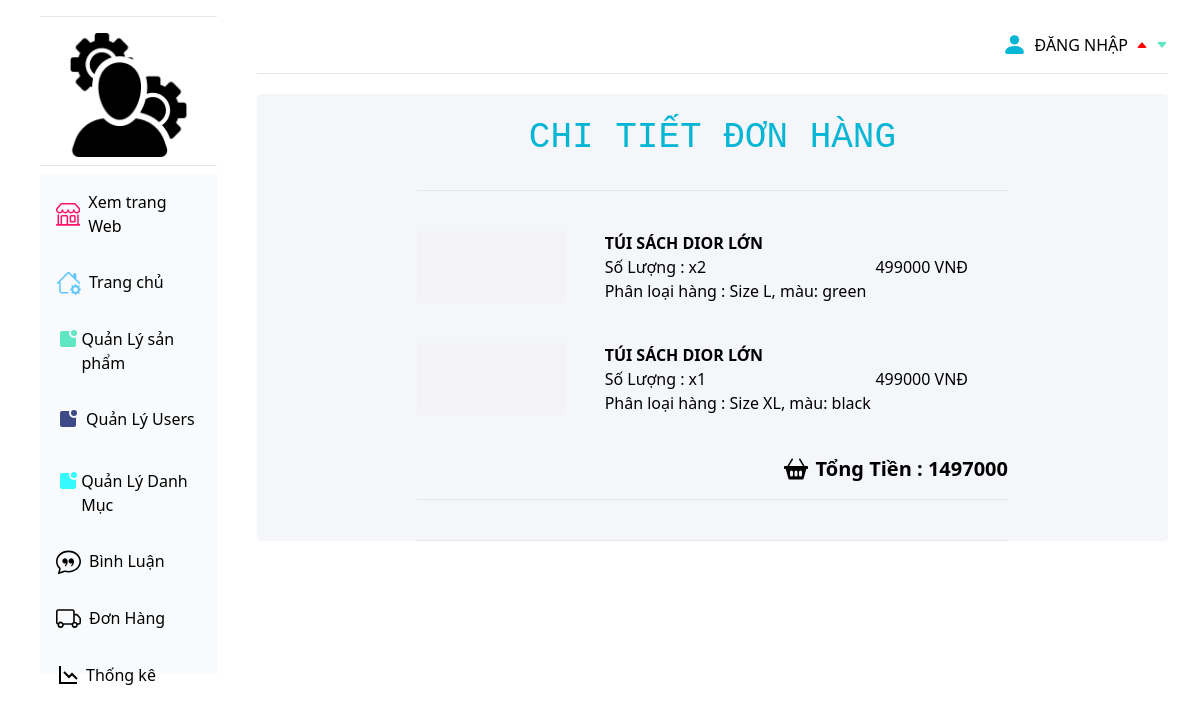
Screenshot of /admin/index.php?act=detail_order&code_cart=8639 with the database file from the repository.
### tables this page shows
CREATE TABLE `detail_order` (
  `id` int(11) NOT NULL,
  `id_product` int(11) DEFAULT NULL,
  `id_order` int(11) DEFAULT NULL,
  `quanlity` int(11) DEFAULT NULL,
  `size` varchar(20) DEFAULT NULL,
  `color` varchar(20) DEFAULT NULL
);

CREATE TABLE `product` (
  `id` int(11) NOT NULL,
  `id_categories` int(11) DEFAULT NULL,
  `product_name` varchar(255) DEFAULT NULL,
  `product_price` varchar(255) DEFAULT NULL,
  `product_price_sale` varchar(255) DEFAULT NULL,
  `description` text DEFAULT NULL,
  `origin` varchar(255) DEFAULT NULL,
  `image` varchar(255) DEFAULT NULL,
  `image2` varchar(255) DEFAULT NULL,
  `image3` varchar(255) DEFAULT NULL,
  `view` int(11) NOT NULL
);

### guest/pdo.php (called while the page is built, shortened)
<?php
function pdo_get_connection()
{
    $dburl = "mysql:host=localhost;dbname=duan1;charset=utf8";
    $username = 'root';
    $password = '';
    $conn = new PDO($dburl, $username, $password);
    $conn->setAttribute(PDO::ATTR_ERRMODE, PDO::ERRMODE_EXCEPTION);
    return $conn;
}
function pdo_query($sql)
{
    $sql_args = array_slice(func_get_args(), 1);
    try {
        $conn = pdo_get_connection();
        $stmt = $conn->prepare($sql);
        $stmt->execute($sql_args);
        $rows = $stmt->fetchAll();
        return $rows;
    } catch (PDOException $e) {
        throw $e;
    } finally {
        unset($conn);
    }
}

### guest/order.php (called while the page is built, shortened)
<?php
function loadone_order($id)
{
    $sql = "SELECT * FROM `detail_order`,`product` WHERE `detail_order`.id_product = `product`.id and id_order=".$id;
    $bill = pdo_query($sql);
    return $bill;
}

### admin/order/detail_order.php (the view, shortened to what this page needs)
            <div class="home mt-5 mr-8 bg-[#F4F6FA] h-auto rounded">
                <h1 class="text-center text-cyan-500 pt-6 pb-8  text-4xl "
                    style="font-family: 'Courier New', Courier, monospace">CHI TIẾT ĐƠN HÀNG</h1>
                <div class="px-40">
                    <div class="">
                    <hr>
                            <?php
                            $tong = 0;
                            foreach($listorder_detail as $listorder){
                                $price = $listorder['quanlity']*$listorder['product_price'];
                                $tong += $price;
                                $hinh = $img_path . $listorder['image'];
                                $size = $listorder['size'];
                                $color = $listorder['color'];
                            echo '
                            <div class="flex my-10 grid grid-cols-4">
                        <div class="bg-[#F3F3F5]"><img style="border-radius:5px" srcset="'.$hinh.' 4x" alt=""></div>
                        <div class="mx-10 flex justify-between items-center col-span-3">
                            <div class="">
                        <h3 class="font-semibold">'.$listorder['product_name'].'</h3>
                        <label class="my-10">Số Lượng : x'.$listorder['quanlity'].'</label><br>
                        <label class="my-10">Phân loại hàng : Size '.$size.", màu: ".$color.'  </label>
                    </div>
                    <div class="">
                        <span>'.$listorder['product_price'].' VNĐ</span>
                    </div>
                </div>
                </div>
                      ';
                    }
                    echo '<div class="flex items-center text-xl space-x-2 justify-end my-4">
                    <svg xmlns="http://www.w3.org/2000/svg" width="24" height="24" fill="currentColor"
                        class="bi bi-basket2-fill" viewBox="0 0 16 16">
                        <path
                            d="M5.929 1.757a.5.5 0 1 0-.858-.514L2.217 6H.5a.5.5 0 0 0-.5.5v1a.5.5 0 0 0 .5.5h.623l1.844 6.456A.75.75 0 0 0 3.69 15h8.622a.75.75 0 0 0 .722-.544L14.877 8h.623a.5.5 0 0 0 .5-.5v-1a.5.5 0 0 0-.5-.5h-1.717L10.93 1.243a.5.5 0 1 0-.858.514L12.617 6H3.383L5.93 1.757zM4 10a1 1 0 0 1 2 0v2a1 1 0 1 1-2 0v-2zm3 0a1 1 0 0 1 2 0v2a1 1 0 1 1-2 0v-2zm4-1a1 1 0 0 1 1 1v2a1 1 0 1 1-2 0v-2a1 1 0 0 1 1-1z" />
                    </svg>
                    <label for="" class="text-xl font-semibold">Tổng Tiền : '.$tong.' </label>
                    </div>';
                            ?>
                    <hr>
                <hr class="my-10">
            </div>
        </div>
    </div>
</body>
</html>

### rows the page displays
detail_order: id_product.product_name "TÚI SÁCH DIOR LỚN", quanlity "2", size "L", color "green", id_product.product_price "499000"
detail_order: id_product.product_name "TÚI SÁCH DIOR LỚN", quanlity "1", size "XL", color "black", id_product.product_price "499000"

### other values shown
$tong "1497000"
